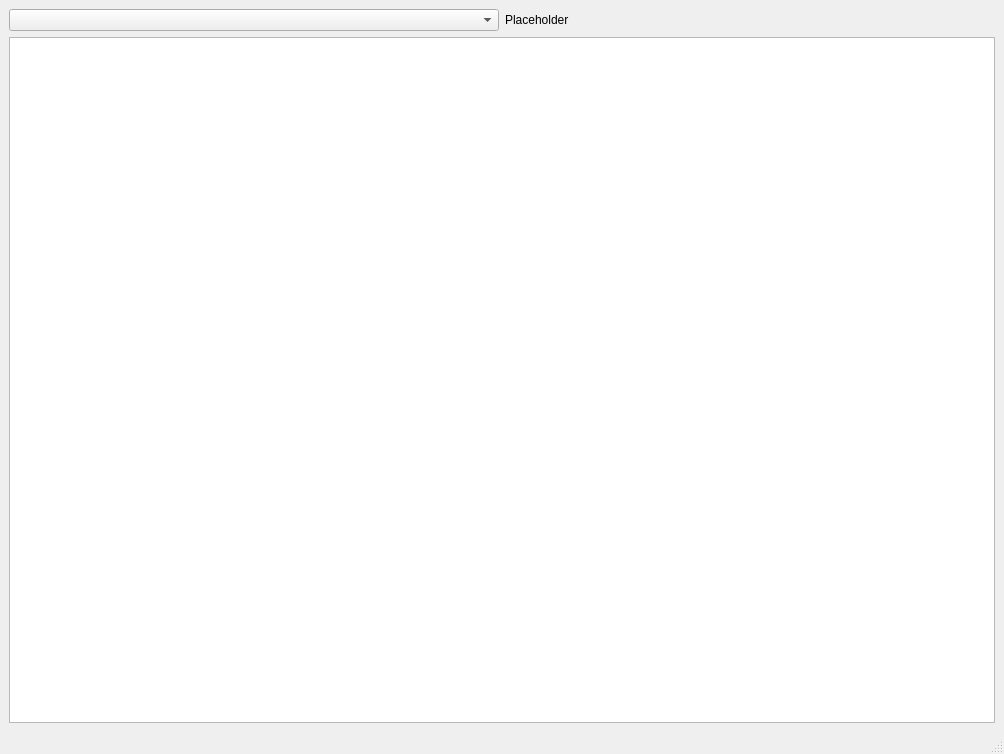
<?xml version="1.0" encoding="UTF-8"?>
<ui version="4.0">
 <class>ProjectsWindow</class>
 <widget class="QMainWindow" name="ProjectsWindow">
  <property name="geometry">
   <rect>
    <x>0</x>
    <y>0</y>
    <width>1004</width>
    <height>754</height>
   </rect>
  </property>
  <property name="windowTitle">
   <string>Projects</string>
  </property>
  <widget class="QWidget" name="centralwidget">
   <layout class="QVBoxLayout" name="verticalLayout_2">
    <item>
     <layout class="QHBoxLayout" name="horizontalLayout">
      <item>
       <widget class="QComboBox" name="projectsCombo"/>
      </item>
      <item>
       <widget class="QLabel" name="label">
        <property name="text">
         <string>Placeholder</string>
        </property>
       </widget>
      </item>
     </layout>
    </item>
    <item>
     <widget class="QTableView" name="cutlistView"/>
    </item>
   </layout>
  </widget>
  <widget class="QMenuBar" name="menubar">
   <property name="geometry">
    <rect>
     <x>0</x>
     <y>0</y>
     <width>1004</width>
     <height>24</height>
    </rect>
   </property>
  </widget>
  <widget class="QStatusBar" name="statusbar"/>
 </widget>
 <resources/>
 <connections/>
</ui>
